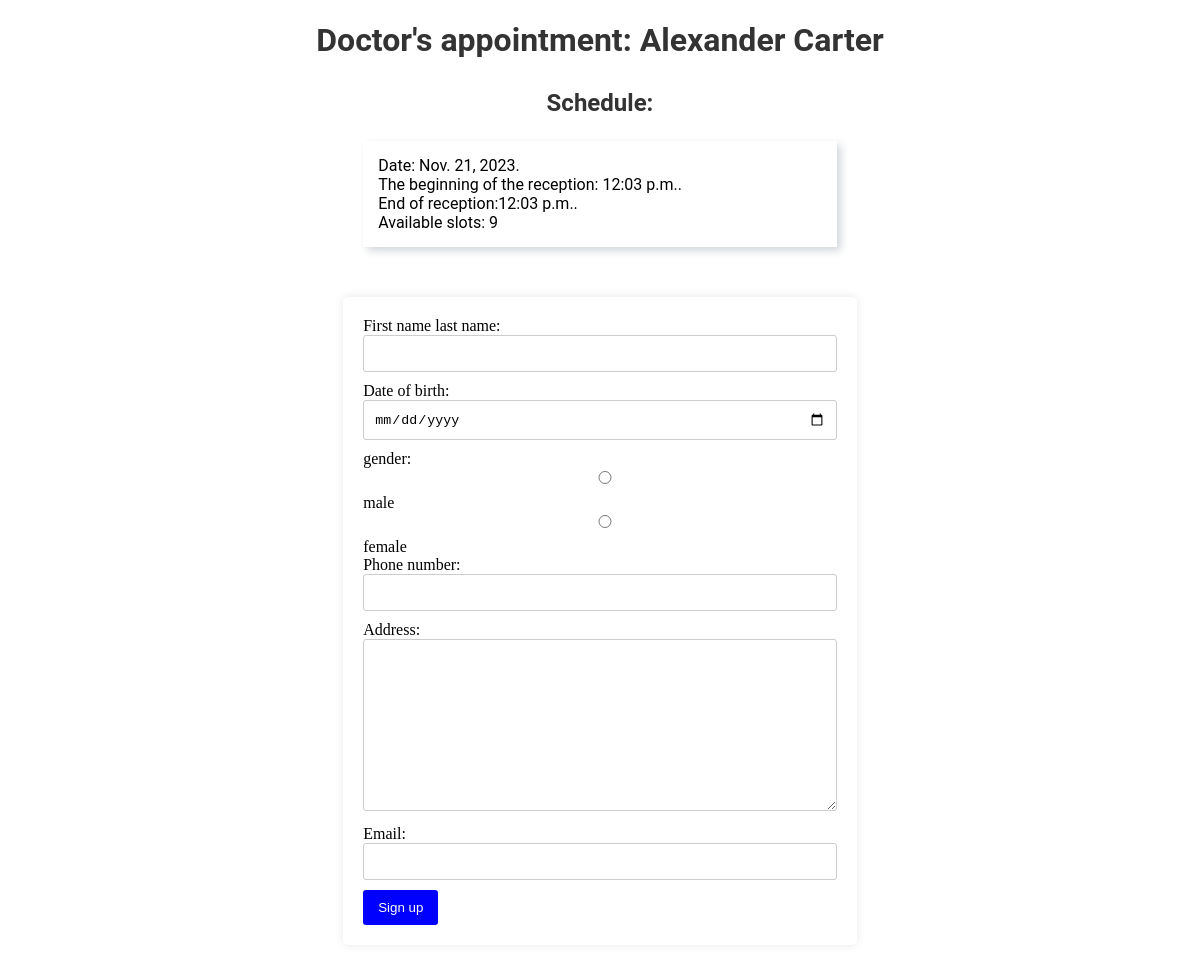
Page /Alexander Carter/ on the committed database.
### doctors/models.py (models this page shows, shortened)
class Doctor(models.Model):
    id = models.AutoField(primary_key=True)
    name = models.CharField(max_length=255)
    specialization = models.ForeignKey(Specialization, on_delete=models.CASCADE)
    working_date = models.DateField()
    contact_number = models.CharField(max_length=20)
    history = HistoricalRecords() # отслеживание истории изменения модели

class Schedule(models.Model):
    id = models.AutoField(primary_key=True)
    date = models.DateField()
    start_time = models.TimeField()
    end_time = models.TimeField()
    available_slots = models.IntegerField()
    doctor = models.ForeignKey(Doctor, on_delete=models.CASCADE)
    history = HistoricalRecords() # отслеживание истории изменения модели

### doctors/views.py (the view, shortened to what this page needs)
# urls.py: path('<str:doctor_name>/', views.doctors_appoint, name='doctor-name'),
def doctors_appoint(request, doctor_name):
    context = {'doctor_name': doctor_name}
    form = DoctorАppoint()
    context['form'] = form
    doctor = get_object_or_404(Doctor, name=doctor_name)
    shedule = Schedule.objects.filter(doctor=doctor)
    context['shedule'] = shedule
    return render(request, 'doctor_appoint.html', context)

### doctors/templates/doctor_appoint.html (shortened to what this page needs)
{% load static %}
<!DOCTYPE html>
<html>
<head>
    <link rel="stylesheet" href="{% static 'doctors/css/index.css' %}">
</head>
<body>
    <h1 class="appointment-title">Doctor's appointment: {{ doctor_name }}</h1>
    <h2 class="schedule-title">Schedule:</h2>
    <ul class="schedule-list">
        {% for schedule in shedule %}
            <li class="schedule-item">Date: {{ schedule.date }}. <br> The beginning of the reception: {{ schedule.start_time }}. <br> End of reception:{{ schedule.end_time }}. <br> Available slots: {{ schedule.available_slots }}</li>
        {% endfor %}
    </ul>
    <form id="appointment-form" method="post">
        {{ form }}
        <button type="submit">Sign up</button>
    </form>
</body>
</html>

### doctors/static/doctors/css/index.css (style rules this page uses)
h1, h2 { color: #333; }
ul { margin: 0; padding: 0; list-style: none; }
ul li { margin-bottom: 10px; }
form { margin: 50px auto; width: 40%; background-color: #ffffff; padding: 20px; border-radius: 5px; box-shadow: 0 0 10px 0 rgba(0,0,0,0.1); }
form input, form textarea, form select { width: 100%; box-sizing: border-box; margin-bottom: 10px; padding: 10px; border: 1px solid #ccc; border-radius: 3px; }
form button { padding: 10px 15px; background-color: blue; color: #fff; border: none; cursor: pointer; border-radius: 3px; }
form label { margin-bottom: 20px; }
h1 { color: #282828; text-align: center; font-family: 'Arial', sans-serif; font-size: 25px; }
h2 { color: #888888; text-align: center; font-family: 'Arial', sans-serif; font-size: 20px; margin-top: 30px; }
ul { list-style-type: none; padding-left: 0; }
.appointment-title, .schedule-title { font-family: 'Roboto', sans-serif; color: #333; }
.appointment-title { font-size: 2em; margin-bottom: 0.5em; }
.schedule-title { font-size: 1.5em; margin-bottom: 1em; }
.schedule-list { width: 40%; margin: 0 auto; list-style: none; padding-left: 0; box-shadow: 4px 4px 8px 0px rgba(34, 60, 80, 0.2); }
.schedule-item { font-family: 'Roboto', sans-serif; font-size: 1em; color: #000000; background-color: #ffffff; margin-bottom: 10px; padding: 15px; border-radius: 10px; }

### rows in the picture
Doctor: name "Alexander Carter"
Schedule: date "Nov. 21, 2023", start_time "12:03 p.m.", end_time "12:03 p.m.", available_slots "9"
